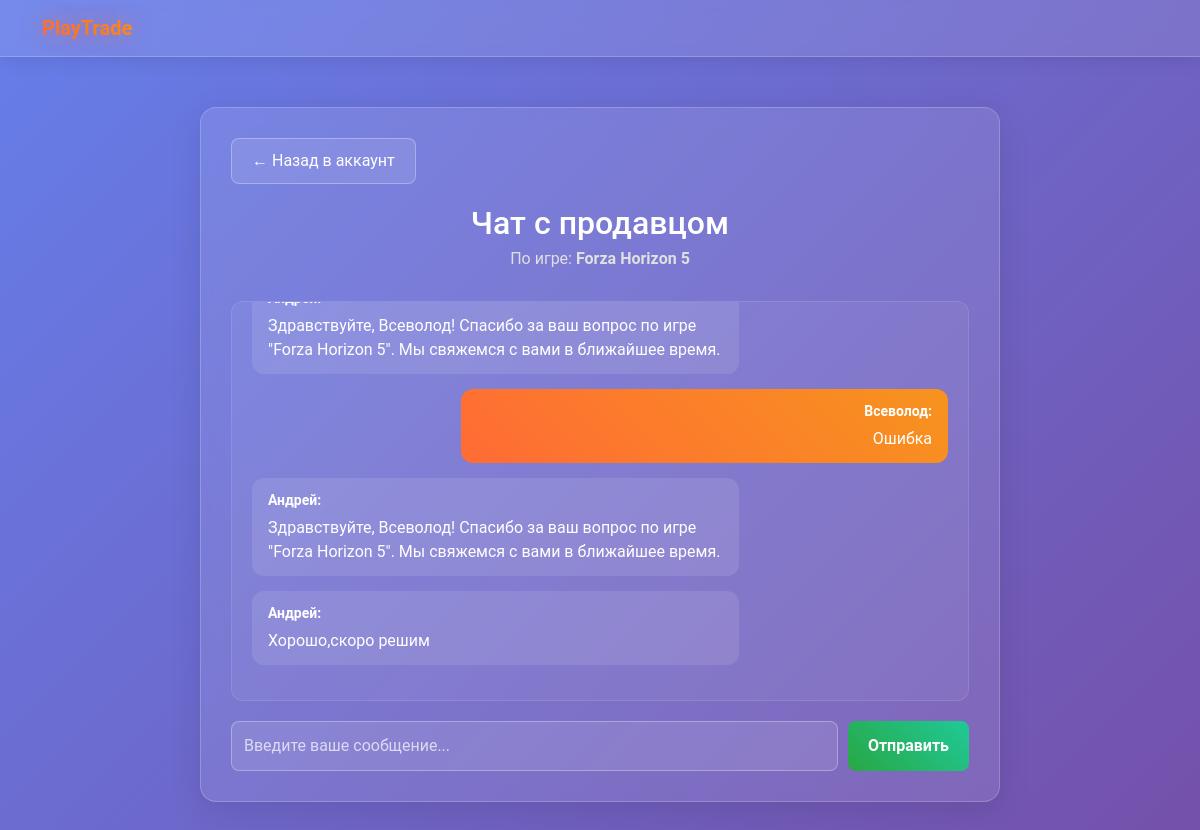
The page /seller-chat/4/ (signed in) on the database its author committed.
### api_v1/models.py (models this page shows, shortened)
class Game(models.Model):
    PLATFORM_CHOICES = [
        ('PC', 'PC'),
        ('PS', 'PlayStation'),
        ('XBOX', 'Xbox'),
        ('NINTENDO', 'Nintendo'),
    ]
    title = models.CharField(max_length=200)
    developer = models.ForeignKey(
        Developer,
        on_delete=models.SET_NULL,
        null=True,
        blank=True,
        related_name='games'
    )
    genre = models.ForeignKey(
        Genre,
        on_delete=models.SET_NULL,
        null=True,
        related_name='games'
    )
    release_date = models.DateField()
    price = models.DecimalField(max_digits=8, decimal_places=2)
    discount_price = models.DecimalField(max_digits=8, decimal_places=2, null=True, blank=True)
    in_stock = models.BooleanField(default=True)
    image = models.ImageField(upload_to='games/', null=True, blank=True)
    rating = models.DecimalField(max_digits=3, decimal_places=1, default=0.0)
    platform = models.CharField(max_length=10, choices=PLATFORM_CHOICES, default='PC')
    is_bestseller = models.BooleanField(default=False)
    is_new = models.BooleanField(default=False)
    is_discount = models.BooleanField(default=False)
    sold_count = models.IntegerField(default=0)
    seller = models.ForeignKey(
        SellUser,
        on_delete=models.SET_NULL,
        null=True,
        blank=True,
        related_name='games'
    )
    seller_username = models.CharField(max_length=100, blank=True, null=True)
    class Meta:
        verbose_name = 'Игра'
        verbose_name_plural = 'Игры'

class BuyUser(models.Model):
    username = models.CharField(max_length=100, unique=True)
    password = models.CharField(max_length=255)
    email = models.EmailField(unique=True)
    phone = models.CharField(max_length=20)
    first_name = models.CharField(max_length=100, blank=True, null=True)
    last_name = models.CharField(max_length=100, blank=True, null=True)
    country = models.CharField(max_length=100, blank=True, null=True)
    city = models.CharField(max_length=100, blank=True, null=True)
    birth_date = models.DateField(blank=True, null=True)
    avatar = models.ImageField(upload_to='avatars/', blank=True, null=True)
    registration_date = models.DateTimeField(default=timezone.now)
    class Meta:
        verbose_name = 'Покупатель'
        verbose_name_plural = 'Покупатели'

class SellUser(models.Model):
    username = models.CharField(max_length=100, unique=True)
    password = models.CharField(max_length=255)
    email = models.EmailField(unique=True)
    phone = models.CharField(max_length=20)
    first_name = models.CharField(max_length=100, blank=True, null=True)
    last_name = models.CharField(max_length=100, blank=True, null=True)
    country = models.CharField(max_length=100, blank=True, null=True)
    city = models.CharField(max_length=100, blank=True, null=True)
    birth_date = models.DateField(blank=True, null=True)
    avatar = models.ImageField(upload_to='avatars/', blank=True, null=True)
    balance = models.DecimalField(max_digits=10, decimal_places=2, default=0.0)
    registration_date = models.DateTimeField(default=timezone.now)
    class Meta:
        verbose_name = 'Продавец'
        verbose_name_plural = 'Продавцы'

### web/models.py (models this page shows, shortened)
class SupportMessage(models.Model):
    user = models.CharField(max_length=100)
    display_name = models.CharField(max_length=100, default='Гость')
    message = models.TextField()
    is_support = models.BooleanField(default=False)
    timestamp = models.DateTimeField(auto_now_add=True)
    class Meta:
        ordering = ['timestamp']
        verbose_name = 'Сообщение поддержки'
        verbose_name_plural = 'Сообщения поддержки'

### web/views.py (the view, shortened to what this page needs)
# urls.py: path('seller-chat/<int:game_id>/', seller_chat, name='seller_chat'),
def seller_chat(request, game_id):
    user_id = request.session.get('user_id')
    user_type = request.session.get('user_type')
    if not user_id:
        messages.error(request, 'Войдите в систему.')
        return redirect('catalog')
    if user_type not in ['buy', 'sell']:
        messages.error(request, 'Недостаточно прав.')
        return redirect('catalog')
    if user_type == 'sell':
        chat_key = f'seller_{user_id}_game_{game_id}'
        ChatReadStatus.objects.update_or_create(
            user_id=user_id,
            user_type='sell',
            chat_key=chat_key,
            defaults={'last_read_at': timezone.now()}
        )
    try:
        game = Game.objects.select_related('genre').get(id=game_id)
        if user_type == 'buy':
            buyer = BuyUser.objects.get(id=user_id)
            buyer_name = buyer.username
            if game.seller_id:
                seller = SellUser.objects.get(id=game.seller_id)
                seller_name = seller.username
            else:
                messages.error(request, 'У этой игры нет продавца.')
                return redirect('catalog')
            chat_identifier = f'buyer_{user_id}_seller_{seller.id}_game_{game_id}'
        elif user_type == 'sell':
            seller = SellUser.objects.get(id=user_id)
            seller_name = seller.username
            chat_pattern = f'seller_{user_id}_game_{game_id}'
            existing_chat = SupportMessage.objects.filter(user__contains=chat_pattern).first()
            if existing_chat:
                chat_identifier = existing_chat.user
                user_parts = chat_identifier.split('_')
                buyer_id = int(user_parts[1]) if len(user_parts) > 1 and user_parts[0] == 'buyer' else None
                if buyer_id:
                    try:
                        buyer = BuyUser.objects.get(id=buyer_id)
                        buyer_name = buyer.username
                    except BuyUser.DoesNotExist:
                        messages.error(request, 'Покупатель не найден.')
                        return redirect('account')
                else:
                    buyer_name = 'Покупатель'
            else:
                messages.error(request, 'Чат не найден.')
                return redirect('account')
        else:
            messages.error(request, 'Недостаточно прав.')
            return redirect('catalog')
        messages_list = SupportMessage.objects.filter(user=chat_identifier).order_by('timestamp')
        return render(request, 'seller_chat.html', {
            'messages': messages_list,
            'game': game,
            'seller_name': seller_name,
            'buyer_name': buyer_name,
            'user_type': user_type
        })
    except Game.DoesNotExist:
        messages.error(request, 'Игра не найдена.')
        return redirect('checkout')
    except BuyUser.DoesNotExist:
        messages.error(request, 'Пользователь не найден.')
        return redirect('catalog')
    except SellUser.DoesNotExist:
        messages.error(request, 'Продавец не найден.')
        return redirect('catalog')

### web/templates/seller_chat.html (shortened to what this page needs)
{% load static %}
<!DOCTYPE html>
<html lang="ru">
<head>
    <link href="https://cdn.jsdelivr.net/npm/bootstrap@5.3.0/dist/css/bootstrap.min.css" rel="stylesheet">
</head>
<body>
    <nav class="navbar navbar-expand-lg">
        <div class="container">
            <a class="navbar-brand" href="/">PlayTrade</a>
        </div>
    </nav>
    <div class="container-fluid">
        <div class="chat-container">
            <a href="{% if user_type == 'buy' %}/checkout/{% else %}/account/{% endif %}" class="back-btn">← Назад {% if user_type == 'buy' %}к оформлению заказа{% else %}в аккаунт{% endif %}</a>
            <div class="chat-header">
                <h2 style="color: #fff; margin: 0;">Чат с продавцом</h2>
                <p style="color: #e0e0e0; margin: 5px 0 0 0;">По игре: <strong>{{ game.title }}</strong></p>
            </div>
            <div class="chat-messages" id="chat-messages">
                {% for message in messages %}
                <div class="message {% if message.is_support %}seller{% else %}user{% endif %}">
                    <strong>{% if message.is_support %}{{ seller_name }}{% else %}{{ buyer_name }}{% endif %}:</strong>
                    <p>{{ message.message }}</p>
                </div>
                {% endfor %}
            </div>
            <form method="post" class="chat-form">
                <input type="text" name="message" placeholder="Введите ваше сообщение..." required>
                <button type="submit">Отправить</button>
            </form>
        </div>
    </div>
</body>
</html>

### web/templates/seller_chat.html (style rules this page uses)
body { background: linear-gradient(135deg, #667eea 0%, #764ba2 100%); background-attachment: fixed; font-family: 'Roboto', sans-serif; min-height: 100vh; color: white; }
.navbar { background: rgba(255, 255, 255, 0.1) !important; backdrop-filter: blur(10px); border-bottom: 1px solid rgba(255, 255, 255, 0.2); box-shadow: 0 2px 20px rgba(0,0,0,0.1); }
.navbar-brand { background: linear-gradient(45deg, #ff6b35, #f7931e); -webkit-background-clip: text; -webkit-text-fill-color: transparent; font-weight: bold; text-shadow: 0 0 20px rgba(255, 107, 53, 0.5); }
.chat-container { max-width: 800px; margin: 50px auto; padding: 30px; background: rgba(255, 255, 255, 0.1); backdrop-filter: blur(10px); border-radius: 16px; box-shadow: 0 8px 32px rgba(0,0,0,0.1); border: 1px solid rgba(255, 255, 255, 0.2); }
.chat-header { text-align: center; margin-bottom: 30px; }
.chat-messages { height: 400px; overflow-y: auto; background: rgba(255, 255, 255, 0.05); border-radius: 12px; padding: 20px; margin-bottom: 20px; border: 1px solid rgba(255, 255, 255, 0.1); }
.message { margin-bottom: 15px; padding: 12px 16px; border-radius: 12px; max-width: 70%; word-wrap: break-word; }
.message.user { background: linear-gradient(45deg, #ff6b35, #f7931e); color: white; margin-left: auto; text-align: right; }
.message.seller { background: rgba(255, 255, 255, 0.1); color: white; margin-right: auto; }
.message strong { display: block; margin-bottom: 5px; font-size: 14px; }
.message p { margin: 0; font-size: 16px; }
.chat-form { display: flex; gap: 10px; }
.chat-form input { flex: 1; padding: 12px; border: 1px solid rgba(255, 255, 255, 0.3); border-radius: 8px; background: rgba(255, 255, 255, 0.1); color: white; font-size: 16px; }
.chat-form input::placeholder { color: rgba(255, 255, 255, 0.7); }
.chat-form button { padding: 12px 20px; background: linear-gradient(45deg, #28a745, #20c997); color: white; border: none; border-radius: 8px; font-size: 16px; font-weight: 600; cursor: pointer; transition: all 0.3s ease; }
.back-btn { display: inline-block; margin-bottom: 20px; padding: 10px 20px; background: rgba(255, 255, 255, 0.1); color: white; text-decoration: none; border-radius: 8px; border: 1px solid rgba(255, 255, 255, 0.3); transition: all 0.3s ease; }

### rows shown on the page
Game: title "Forza Horizon 5"
SupportMessage: message "Здравствуйте, Всеволод! Спасибо за ваш вопрос по игре \"Forza Horizon 5\". Мы свяжемся с вами в ближайшее время."
SupportMessage: message "Ошибка"
BuyUser: username "Всеволод"
SupportMessage: message "Здравствуйте, Всеволод! Спасибо за ваш вопрос по игре \"Forza Horizon 5\". Мы свяжемся с вами в ближайшее время."
SellUser: username "Андрей"
SupportMessage: message "Хорошо,скоро решим"
